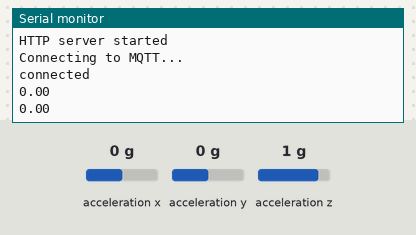
This sketch was run on a simulated ESP8266 (NodeMCU). Parts: the last lines printed to the serial monitor. Wiring (inferred from the names in the program): MPU-6050 motion sensor at I2C address 0x68. The inputs (shaded band) are chosen by the test bench; at power-on: acceleration z 1 g, acceleration y 0 g, acceleration x 0 g. WiFi joins after 1.5 s; servers stay silent unless stated; EEPROM starts erased; no MQTT or app messages arrive unless stated.

Above: at 2.8 s.
2.9 s: acceleration z set to 0 g
At 4.5 s:
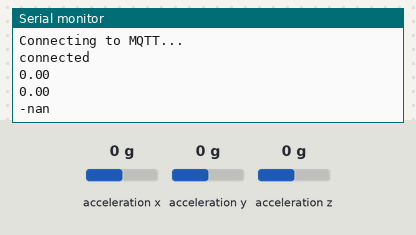
6.1 s: acceleration y set to -1.4 g
At 7.4 s:
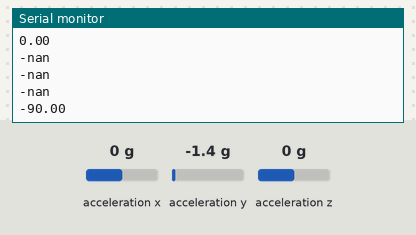
7.6 s: acceleration x set to -1.4 g
At 8.2 s:
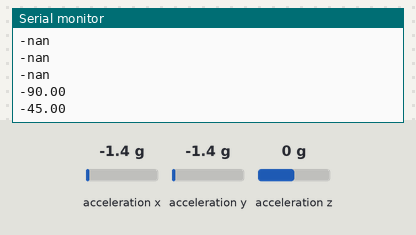
Timing chart, 0 to 10.6 s (numbered marks = the images above; inputs shaded):
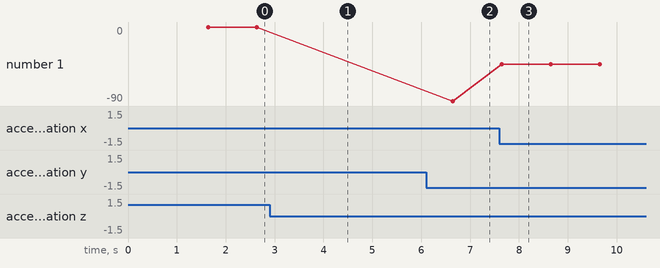

The sketch:

Gyro_complete.ino
```cpp
#include <ESP8266WiFi.h>
#include <DNSServer.h>
#include <ESP8266WebServer.h>
#include <EEPROM.h>
#include <ESP8266mDNS.h>
#include <PubSubClient.h>
#include <Wire.h>
#define   EEPROM_LENGTH 1024

const int MPU = 0x68;  //MPU 6050 의 I2C 기본 주소

const char*   mqttServer = "15.164.149.11";
const int     mqttPort = 1883;
const char*   mqttUser = "chan";
const char*   mqttPassword = "chan";


char eRead[30];
byte len;
char ssid[30];
char password[30];
char id[30];
char topic[100];

bool captive = true;

WiFiClient espClient;
PubSubClient client(espClient);
const byte DNS_PORT = 53;
IPAddress apIP(192, 168, 1, 1);
DNSServer dnsServer;
ESP8266WebServer webServer(80);

String responseHTML = ""
    "<!DOCTYPE html><html><head><title>Gyro Sensor Setting Page</title></head><body><center>"
    "<p>Gyro Sensor Setting Page</p>"
    "<form action='/button'>"
    "<p><input type='text' name='ssid' placeholder='SSID' onblur='this.value=removeSpaces(this.value);'></p>"
    "<p><input type='text' name='password' placeholder='WLAN Password'></p>"
    "<p><input type='text' name='id' placeholder='Car ID'></p>"
    "<p><input type='submit' value='Submit'></p></form>"
    "<p>This is Gyro Sensor Setting Page</p></center></body>"
    "<script>function removeSpaces(string) {"
    "   return string.split(' ').join('');"
    "}</script></html>";


void setup()
{
  Serial.begin(9600);
  EEPROM.begin(EEPROM_LENGTH);
  pinMode(0, INPUT_PULLUP);
  attachInterrupt(0, initDevice, FALLING);

  ReadString(0, 30);
  if (!strcmp(eRead, ""))
    setup_captive();
  else
  {
    captive = false;
    strcpy(ssid, eRead);
    ReadString(30, 30);
    strcpy(password, eRead);
    ReadString(60, 30);
    strcpy(id, eRead);
    // make topic
    strcat(topic, id);
    strcat(topic, "/gyro");
    Serial.println(topic);
    // -------------
    setup_runtime();
    client.setServer(mqttServer, mqttPort);
    while (!client.connected())
    {
      Serial.println("Connecting to MQTT...");
      if (client.connect("Doraemon_Gyro", mqttUser, mqttPassword ))
      {
        Serial.println("connected");
        client.publish("Gyro/status", topic);
      }
      else
      {
        Serial.print("failed with state "); Serial.println(client.state());
        ESP.restart();
      }
    }
    // Gyro
    Wire.begin();      //Wire 라이브러리 초기화
    Wire.beginTransmission(MPU); //MPU로 데이터 전송 시작
    Wire.write(0x6B);  // PWR_MGMT_1 register
    Wire.write(0);     //MPU-6050 시작 모드로
    Wire.endTransmission(true);
    // -----
  }
}

void loop() {
  if (captive)
  {
    dnsServer.processNextRequest();
    webServer.handleClient();
  }
  else
  {
    char buf[10];
    sprintf(buf, "%.2lf", getGyro());
    client.publish(topic, buf);
    Serial.println(buf);
    delay(1000);
  }

  client.loop();
}


void setup_runtime() {
  WiFi.mode(WIFI_STA);
  WiFi.begin(ssid, password);
  Serial.println("");

  // Wait for connection
  int i = 0;
  while (WiFi.status() != WL_CONNECTED)
  {
    delay(500);
    Serial.print(".");
    yield;
    if(i++ > 30)
    {
      ESP.restart();
      return;
    }
  }
  Serial.println("");
  Serial.print("Connected to "); Serial.println(ssid);
  Serial.print("IP address: "); Serial.println(WiFi.localIP());

  if (MDNS.begin("Doraemon_Gyro")) {
   Serial.println("MDNS responder started");
  }


  webServer.onNotFound(handleNotFound);
  webServer.begin();
  Serial.println("HTTP server started");
}

void setup_captive() {
  WiFi.mode(WIFI_AP);
  WiFi.softAPConfig(apIP, apIP, IPAddress(255, 255, 255, 0));
  WiFi.softAP("Doraemon_Gyro");

  dnsServer.start(DNS_PORT, "*", apIP);

  webServer.on("/button", button);

  webServer.onNotFound([]() {
    webServer.send(200, "text/html", responseHTML);
  });
  webServer.begin();
  Serial.println("Captive Portal Started");
}

void button()
{
  Serial.println("button pressed");
  Serial.println(webServer.arg("ssid"));
  SaveString( 0, (webServer.arg("ssid")).c_str());
  SaveString(30, (webServer.arg("password")).c_str());
  SaveString(60, (webServer.arg("id")).c_str());
  webServer.send(200, "text/plain", "OK");
  ESP.restart();
}

void SaveString(int startAt, const char* id)
{
  for (byte i = 0; i <= strlen(id); i++)
    EEPROM.write(i + startAt, (uint8_t) id[i]);
  EEPROM.commit();
}

void ReadString(byte startAt, byte bufor)
{
  for (byte i = 0; i <= bufor; i++) {
    eRead[i] = (char)EEPROM.read(i + startAt);
  }
  len = bufor;
}

void handleNotFound()
{
  String message = "File Not Found\n";
  webServer.send(404, "text/plain", message);
}

ICACHE_RAM_ATTR void initDevice() {
    Serial.println("Flushing EEPROM....");
    SaveString(0, "");
    ESP.restart();
}


float getGyro()
{
  int16_t AcX, AcY, AcZ;
  Wire.beginTransmission(MPU);    //데이터 전송시작
  Wire.write(0x3B);               // register 0x3B (ACCEL_XOUT_H), 큐에 데이터 기록
  Wire.endTransmission(false);    //연결유지
  Wire.requestFrom(MPU, 6, true); //MPU에 데이터 요청

  AcX = Wire.read() << 8 | Wire.read();  // 0x3B (ACCEL_XOUT_H) & 0x3C (ACCEL_XOUT_L)
  AcY = Wire.read() << 8 | Wire.read();  // 0x3D (ACCEL_YOUT_H) & 0x3E (ACCEL_YOUT_L)
  AcZ = Wire.read() << 8 | Wire.read();  // 0x3F (ACCEL_ZOUT_H) & 0x40 (ACCEL_ZOUT_L)

  float RADIAN_TO_DEGREES = 180 / 3.141592;
  float val_y = atan(AcX / sqrt(pow(AcY, 2) + pow(AcZ, 2))) * RADIAN_TO_DEGREES;
  float val_x = atan(AcY / sqrt(pow(AcX, 2) + pow(AcZ, 2))) * RADIAN_TO_DEGREES;

//  Serial.println(val_y);

  //  delay(10);
  return val_x;
}
```

Measured:
- after the input at 2.9 s, the serial monitor: prints a new line after 0.74 s (image 1)
- after the input at 6.1 s, the serial monitor: prints a new line after 0.54 s (image 2)
- after the input at 7.6 s, the serial monitor: prints a new line after 0.05 s (image 3)
- plotted number 1: 0 → -90 after the input at 6.1 s, -90 → -45 after the input at 7.6 s
